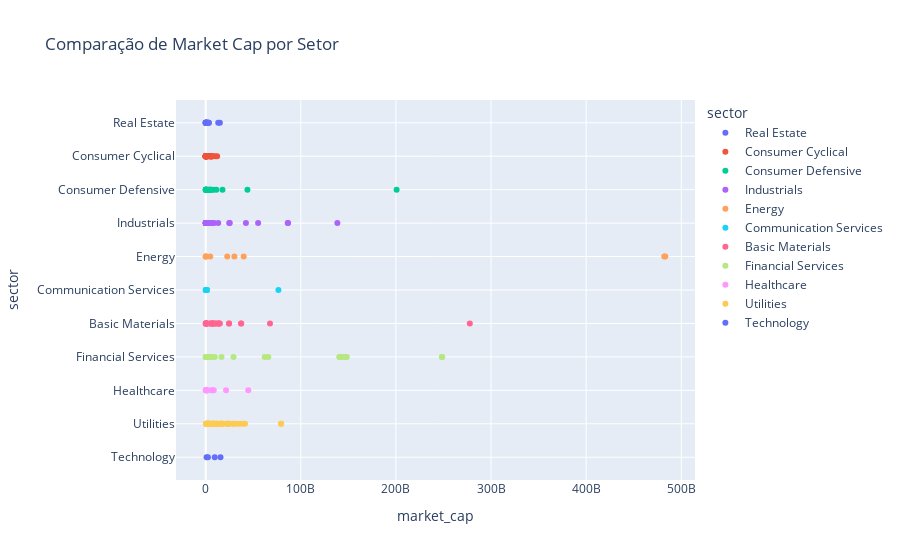

The code cell stored with this chart in its notebook:
### Markdown cell above
#### Comparação de Capitalização de Mercado (Market Cap)

### Code cell
df = df_fundamentals_book.sort_values(by = ["market_cap"], ascending=True)

# Gráfico de dispersão de Market Cap vs. setor
fig = px.scatter(data_frame=df, x="market_cap", y="sector", title="Comparação de Market Cap por Setor", hover_name="long_name", color="sector")
fig.show()

### Figure 1 — Plotly figure (JSON) as saved in the notebook; plotly's stock layout.template omitted (floating-point values rounded to 4 significant figures)
{"data": [{"hovertemplate": "<b>%{hovertext}</b><br><br>sector=%{y}<br>market_cap=%{x}<extra></extra>", "hovertext": ["Corrêa Ribeiro S.A. Comércio e Indústria", "PDG Realty S.A. Empreendimentos e Participações", "General Shopping e Outlets do Brasil S.A.", "João Fortes Engenharia S.A.", "BR Properties S.A.", "Viver Incorporadora e Construtora S.A.", "RNI Negócios Imobiliários S.A.", "Tecnisa S.A.", "LPS Brasil - Consultoria de Imóveis S.A.", "Companhia Habitasul de Participações", "Helbor Empreendimentos S.A.", "Trisul S.A.", "Even Construtora e Incorporadora S.A.", "São Carlos Empreendimentos e Participações S.A.", "Construtora Tenda S.A.", "LOG Commercial Properties e Participações S.A.", "JHSF Participações S.A.", "Direcional Engenharia S.A.", "EZTEC Empreendimentos e Participações S.A.", "Aliansce Sonae Shopping Centers S.A.", "Multiplan Empreendimentos Imobiliários S.A."], "legendgroup": "Real Estate", "marker": {"color": "#636efa", "symbol": "circle"}, "mode": "markers", "name": "Real Estate", "orientation": "h", "showlegend": true, "type": "scatter", "x": [1257716, 7766361, 27192430, 46289760, 60919544, 81920688, 187803792, 216440448, 284186144, 303466816, 329081120, 839540928, 1302789760, 1336341248, 1390781440, 2086305536, 2898134528, 3061864448, 3330784000, 13172117504, 14910628864], "xaxis": "x", "y": ["Real Estate", "Real Estate", "Real Estate", "Real Estate", "Real Estate", "Real Estate", "Real Estate", "Real Estate", "Real Estate", "Real Estate", "Real Estate", "Real Estate", "Real Estate", "Real Estate", "Real Estate", "Real Estate", "Real Estate", "Real Estate", "Real Estate", "Real Estate", "Real Estate"], "yaxis": "y"}, {"hovertemplate": "<b>%{hovertext}</b><br><br>sector=%{y}<br>market_cap=%{x}<extra></extra>", "hovertext": ["Teka Tecelagem Kuehnrich S.A.", "Saraiva Livreiros S.A. - em Recuperação Judicial", "Saraiva Livreiros S.A. - em Recuperação Judicial", "Wetzel S.A.", "Têxtil Renauxview S.A.", "Hotéis Othon S.A.", "Sansuy S.A.", "Karsten S.A.", "Springs Global Participações S.A.", "Companhia Tecidos Santanense Ltda.", "Companhia Tecidos Santanense Ltda.", "Manufatura de Brinquedos Estrela S.A.", "Rossi Residencial S.A.", "Plascar Participações Industriais S.A.", "São Paulo Turismo S.A.", "Bicicletas Monark S.A.", "T4F Entretenimento S.A.", "Companhia de Tecidos Norte de Minas", "Companhia de Fiação e Tecidos Cedro e Cachoeira S.A.", "Marisa Lojas S.A.", "Companhia de Tecidos Norte de Minas", "Companhia de Fiação e Tecidos Cedro e Cachoeira S.A.", "Unicasa Indústria de Móveis S.A.", "Metalúrgica Riosulense S.A.", "Metalfrio Solutions S.A.", "Technos S.A.", "Gafisa S.A.", "International Meal Company Alimentação S.A.", "Pettenati S.A. Industria Têxtil", "Döhler S.A.", "Grazziotin S.A.", "Grazziotin S.A.", "WLM Participações e Comércio de Máquinas e Veículos S.A.", "WLM Participações e Comércio de Máquinas e Veículos S.A.", "Schulz S.A.", "C&A Modas S.A.", "Iochpe-Maxion S.A.", "Guararapes Confecções S.A.", "Irani Papel e Embalagem S.A.", "Fras-le S.A.", "Vulcabras S.A.", "MRV Engenharia e Participações S.A.", "MAHLE Metal Leve S.A.", "Alpargatas S.A.", "Alpargatas S.A.", "Grendene S.A.", "Vivara Participações S.A.", "Whirlpool S.A.", "Whirlpool S.A.", "Arezzo Indústria e Comércio S.A.", "Cyrela Brazil Realty S.A. Empreendimentos e Participações", "Magazine Luiza S.A.", "Lojas Renner S.A."], "legendgroup": "Consumer Cyclical", "marker": {"color": "#EF553B", "symbol": "circle"}, "mode": "markers", "name": "Consumer Cyclical", "orientation": "h", "showlegend": true, "type": "scatter", "x": [3989355, 16496254, 16496320, 20502852, 20811876, 21551958, 36401880, 44914096, 51000000, 52905272, 55520964, 63563500, 79414696, 90953928, 136803200, 140972496, 145611216, 152200400, 153534064, 155545632, 156475984, 156522720, 161911680, 187640544, 209444256, 230964480, 373041088, 465272096, 481933600, 503045056, 508446624, 512300672, 1198471296, 1208787584, 1557954688, 1589094016, 1756656256, 2346225664, 2804641280, 4037281792, 4500954112, 4877891072, 5241086464, 5309792768, 5350757888, 5692610560, 6171674112, 6320864768, 6380489728, 6733074432, 7164740608, 9836328960, 12011905024], "xaxis": "x", "y": ["Consumer Cyclical", "Consumer Cyclical", "Consumer Cyclical", "Consumer Cyclical", "Consumer Cyclical", "Consumer Cyclical", "Consumer Cyclical", "Consumer Cyclical", "Consumer Cyclical", "Consumer Cyclical", "Consumer Cyclical", "Consumer Cyclical", "Consumer Cyclical", "Consumer Cyclical", "Consumer Cyclical", "Consumer Cyclical", "Consumer Cyclical", "Consumer Cyclical", "Consumer Cyclical", "Consumer Cyclical", "Consumer Cyclical", "Consumer Cyclical", "Consumer Cyclical", "Consumer Cyclical", "Consumer Cyclical", "Consumer Cyclical", "Consumer Cyclical", "Consumer Cyclical", "Consumer Cyclical", "Consumer Cyclical", "Consumer Cyclical", "Consumer Cyclical", "Consumer Cyclical", "Consumer Cyclical", "Consumer Cyclical", "Consumer Cyclical", "Consumer Cyclical", "Consumer Cyclical", "Consumer Cyclical", "Consumer Cyclical", "Consumer Cyclical", "Consumer Cyclical", "Consumer Cyclical", "Consumer Cyclical", "Consumer Cyclical", "Consumer Cyclical", "Consumer Cyclical", "Consumer Cyclical", "Consumer Cyclical", "Consumer Cyclical", "Consumer Cyclical", "Consumer Cyclical", "Consumer Cyclical"], "yaxis": "y"}, {"hovertemplate": "<b>%{hovertext}</b><br><br>sector=%{y}<br>market_cap=%{x}<extra></extra>", "hovertext": ["Pomifrutas S/A", "Minupar Participações S.A.", "Mundial S.A. - Produtos de Consumo", "Excelsior Alimentos S.A.", "Bombril S.A.", "JOSAPAR Joaquim Oliveira S.A. Participações", "JOSAPAR Joaquim Oliveira S.A. Participações", "Bahema Educação S.A.", "Ser Educacional S.A.", "Ânima Holding S.A.", "BrasilAgro - Companhia Brasileira de Propriedades Agrícolas", "Camil Alimentos S.A.", "Minerva S.A.", "Cogna Educação S.A.", "Yduqs Participações S.A.", "Marfrig Global Foods S.A.", "SLC Agrícola S.A.", "M. Dias Branco S.A. Indústria e Comércio de Alimentos", "BRF S.A.", "JBS S.A.", "Ambev S.A."], "legendgroup": "Consumer Defensive", "marker": {"color": "#00cc96", "symbol": "circle"}, "mode": "markers", "name": "Consumer Defensive", "orientation": "h", "showlegend": true, "type": "scatter", "x": [4723303, 110050000, 113560184, 168408064, 183112064, 219471008, 223911136, 224320096, 795676992, 1045328768, 2466479872, 2472892672, 4395139584, 4717238272, 5428269056, 5979106816, 8261400064, 11226528768, 17676288000, 43874414592, 200723251200], "xaxis": "x", "y": ["Consumer Defensive", "Consumer Defensive", "Consumer Defensive", "Consumer Defensive", "Consumer Defensive", "Consumer Defensive", "Consumer Defensive", "Consumer Defensive", "Consumer Defensive", "Consumer Defensive", "Consumer Defensive", "Consumer Defensive", "Consumer Defensive", "Consumer Defensive", "Consumer Defensive", "Consumer Defensive", "Consumer Defensive", "Consumer Defensive", "Consumer Defensive", "Consumer Defensive", "Consumer Defensive"], "yaxis": "y"}, {"hovertemplate": "<b>%{hovertext}</b><br><br>sector=%{y}<br>market_cap=%{x}<extra></extra>", "hovertext": ["Bardella S.A. Indústrias Mecânicas", "HAGA S/A Indústria e Comércio", "HAGA S/A Indústria e Comércio", "Sondotécnica Engenharia de Solos S.A.", "Sondotécnica Engenharia de Solos S.A.", "Recrusul S/A", "Recrusul S/A", "Inepar S.A. Indústria e Construções", "Triunfo Participações e Investimentos S.A.", "Inepar S.A. Indústria e Construções", "Electro Aço Altona S.A.", "Electro Aço Altona S.A.", "Azevedo & Travassos S.A.", "Azevedo & Travassos S.A.", "Trevisa Investimentos S.A.", "Eternit S.A.", "METISA Metalúrgica Timboense S.A.", "Alfa Holdings S.A.", "Alfa Holdings S.A.", "Alfa Holdings S.A.", "PBG S.A.", "Eucatex S.A. Indústria e Comércio", "Valid Soluções S.A.", "Tegma Gestão Logística S.A.", "Kepler Weber S.A.", "Taurus Armas S.A.", "Taurus Armas S.A.", "JSL S.A.", "Mills Locação, Serviços e Logística S.A.", "Movida Participações S.A.", "Randon S.A. Implementos e Participações", "Randon S.A. Implementos e Participações", "Tupy S.A.", "Log-In Logística Intermodal S.A.", "Azul S.A.", "EcoRodovias Infraestrutura e Logística S.A.", "Marcopolo S.A.", "Marcopolo S.A.", "Santos Brasil Participações S.A.", "Vamos Locação de Caminhões, Máquinas e Equipamentos S.A.", "Embraer S.A.", "CCR S.A.", "Gol Linhas Aéreas Inteligentes S.A.", "Rumo S.A.", "Localiza Rent a Car S.A.", "Itaúsa S.A.", "Itaúsa S.A.", "WEG S.A."], "legendgroup": "Industrials", "marker": {"color": "#ab63fa", "symbol": "circle"}, "mode": "markers", "name": "Industrials", "orientation": "h", "showlegend": true, "type": "scatter", "x": [15310800, 19438612, 20559026, 79741888, 79742008, 151349696, 152651808, 164349440, 167867440, 169668192, 175612256, 175612800, 182877856, 185681936, 197064000, 482044896, 557242432, 658136704, 658136896, 658137152, 683786944, 1191588864, 1319713152, 1620751104, 1877191168, 1948464512, 1949551104, 2478299904, 2593709824, 3258130176, 3491539456, 3589678336, 3691278592, 4030387456, 4644069376, 5161507840, 5625887232, 5756318208, 6636825088, 8771439616, 13157277696, 24747610112, 25280712704, 42288824320, 55088152576, 86270910464, 86580977664, 138442588160], "xaxis": "x", "y": ["Industrials", "Industrials", "Industrials", "Industrials", "Industrials", "Industrials", "Industrials", "Industrials", "Industrials", "Industrials", "Industrials", "Industrials", "Industrials", "Industrials", "Industrials", "Industrials", "Industrials", "Industrials", "Industrials", "Industrials", "Industrials", "Industrials", "Industrials", "Industrials", "Industrials", "Industrials", "Industrials", "Industrials", "Industrials", "Industrials", "Industrials", "Industrials", "Industrials", "Industrials", "Industrials", "Industrials", "Industrials", "Industrials", "Industrials", "Industrials", "Industrials", "Industrials", "Industrials", "Industrials", "Industrials", "Industrials", "Industrials", "Industrials"], "yaxis": "y"}, {"hovertemplate": "<b>%{hovertext}</b><br><br>sector=%{y}<br>market_cap=%{x}<extra></extra>", "hovertext": ["OSX Brasil S.A.", "Lupatech S.A.", "Refinaria de Petróleos de Manguinhos S.A.", "Enauta Participações S.A.", "Ultrapar Participações S.A.", "Cosan S.A.", "Prio S.A.", "Petróleo Brasileiro S.A. - Petrobras", "Petróleo Brasileiro S.A. - Petrobras"], "legendgroup": "Energy", "marker": {"color": "#FFA15A", "symbol": "circle"}, "mode": "markers", "name": "Energy", "orientation": "h", "showlegend": true, "type": "scatter", "x": [21217788, 89957152, 147551792, 4763628032, 22626795520, 30141450240, 39955214336, 482103689216, 483211870208], "xaxis": "x", "y": ["Energy", "Energy", "Energy", "Energy", "Energy", "Energy", "Energy", "Energy", "Energy"], "yaxis": "y"}, {"hovertemplate": "<b>%{hovertext}</b><br><br>sector=%{y}<br>market_cap=%{x}<extra></extra>", "hovertext": ["Atom Empreendimentos e Participações S.A.", "DTCOM - Direct to Company S.A.", "Oi S.A.", "Oi S.A.", "Telecomunicações Brasileiras S.A. - Telebras", "Telecomunicações Brasileiras S.A. - Telebras", "Telefônica Brasil S.A."], "legendgroup": "Communication Services", "marker": {"color": "#19d3f3", "symbol": "circle"}, "mode": "markers", "name": "Communication Services", "orientation": "h", "showlegend": true, "type": "scatter", "x": [46657604, 56323364, 387401472, 395913408, 1322819328, 1347408000, 76450242560], "xaxis": "x", "y": ["Communication Services", "Communication Services", "Communication Services", "Communication Services", "Communication Services", "Communication Services", "Communication Services"], "yaxis": "y"}, {"hovertemplate": "<b>%{hovertext}</b><br><br>sector=%{y}<br>market_cap=%{x}<extra></extra>", "hovertext": ["Nutriplant Indústria e Comércio S/A", "Mangels Industrial S.A.", "Paranapanema S.A.", "Companhia Melhoramentos de São Paulo", "Fertilizantes Heringer S.A.", "Panatlântica S.A.", "Panatlântica S.A.", "Tronox Pigmentos do Brasil S.A.", "Tronox Pigmentos do Brasil S.A.", "Cia de Ferro Ligas da Bahia S.A. - FERBASA", "Cia de Ferro Ligas da Bahia S.A. - FERBASA", "Unipar Carbocloro S.A.", "Unipar Carbocloro S.A.", "Usinas Siderúrgicas de Minas Gerais S.A.", "Unipar Carbocloro S.A.", "Usinas Siderúrgicas de Minas Gerais S.A.", "Usinas Siderúrgicas de Minas Gerais S.A.", "Metalurgica Gerdau S.A.", "Metalurgica Gerdau S.A.", "São Martinho S.A.", "Braskem S.A.", "Braskem S.A.", "Companhia Siderúrgica Nacional", "Klabin S.A.", "Klabin S.A.", "Gerdau S.A.", "Gerdau S.A.", "Suzano S.A.", "Vale S.A."], "legendgroup": "Basic Materials", "marker": {"color": "#FF6692", "symbol": "circle"}, "mode": "markers", "name": "Basic Materials", "orientation": "h", "showlegend": true, "type": "scatter", "x": [51477928, 58489368, 184026160, 260454096, 382386816, 640873216, 640873344, 1205459840, 1223688320, 4473836544, 4532171776, 7288899072, 7300823040, 7311038976, 7355538432, 7372061696, 7435575296, 10443283456, 10576931840, 13027164160, 14039796736, 14096206848, 14891990016, 24535351296, 24590139392, 37196414976, 37311086592, 67600621568, 277694742528], "xaxis": "x", "y": ["Basic Materials", "Basic Materials", "Basic Materials", "Basic Materials", "Basic Materials", "Basic Materials", "Basic Materials", "Basic Materials", "Basic Materials", "Basic Materials", "Basic Materials", "Basic Materials", "Basic Materials", "Basic Materials", "Basic Materials", "Basic Materials", "Basic Materials", "Basic Materials", "Basic Materials", "Basic Materials", "Basic Materials", "Basic Materials", "Basic Materials", "Basic Materials", "Basic Materials", "Basic Materials", "Basic Materials", "Basic Materials", "Basic Materials"], "yaxis": "y"}, {"hovertemplate": "<b>%{hovertext}</b><br><br>sector=%{y}<br>market_cap=%{x}<extra></extra>", "hovertext": ["Creditaqui Financeira S.A. - Crédito, Financiamento e Investimento", "Banco Mercantil de Investimentos S.A.", "Banco Mercantil de Investimentos S.A.", "Banco do Estado de Sergipe S.A.", "Banco do Estado de Sergipe S.A.", "Financeira Alfa S.A. - Crédito, Financiamento e Investimentos", "Financeira Alfa S.A. - Crédito, Financiamento e Investimentos", "Alper Consultoria e Corretora de Seguros S.A.", "Companhia de Participações Aliança da Bahia", "Companhia de Participações Aliança da Bahia", "Banco Pine S.A.", "Consórcio Alfa de Administração S.A.", "Banco Alfa de Investimento S.A.", "Banco Alfa de Investimento S.A.", "Banco Mercantil do Brasil S.A.", "Banco Mercantil do Brasil S.A.", "Banco BMG S.A.", "Banestes S.A - Banco do Estado do Espírito Santo", "Banestes S.A - Banco do Estado do Espírito Santo", "IRB-Brasil Resseguros S.A.", "Banco ABC Brasil S.A.", "Banco da Amazônia S.A.", "Banco do Estado do Rio Grande do Sul S.A.", "BRB - Banco de Brasília S.A.", "Banco do Estado do Rio Grande do Sul S.A.", "Banco do Estado do Rio Grande do Sul S.A.", "Banco do Nordeste do Brasil S.A.", "Banco Pan S.A.", "Porto Seguro S.A.", "Hapvida Participações e Investimentos S.A.", "BB Seguridade Participações S.A.", "B3 S.A. - Brasil, Bolsa, Balcão", "Banco do Brasil S.A.", "Banco Bradesco S.A.", "Banco Bradesco S.A.", "Banco Bradesco S.A.", "Banco BTG Pactual S.A.", "Banco BTG Pactual S.A.", "Itaú Unibanco Holding S.A.", "Itaú Unibanco Holding S.A."], "legendgroup": "Financial Services", "marker": {"color": "#B6E880", "symbol": "circle"}, "mode": "markers", "name": "Financial Services", "orientation": "h", "showlegend": true, "type": "scatter", "x": [56065948, 109787296, 109787336, 421757152, 422871712, 575433600, 584677504, 634358080, 693272000, 693272704, 714344896, 806022784, 934549504, 934549568, 1342484096, 1342777728, 1375971968, 2776050688, 2804042496, 3363574528, 4265434112, 4318731264, 4495181824, 4542083072, 4650328576, 4668561920, 7730249728, 9471067136, 16636312576, 29230929920, 61997244416, 65814421504, 140405981184, 142178648064, 142178648064, 142338834432, 145972494336, 148326612992, 248204820480, 248683167744], "xaxis": "x", "y": ["Financial Services", "Financial Services", "Financial Services", "Financial Services", "Financial Services", "Financial Services", "Financial Services", "Financial Services", "Financial Services", "Financial Services", "Financial Services", "Financial Services", "Financial Services", "Financial Services", "Financial Services", "Financial Services", "Financial Services", "Financial Services", "Financial Services", "Financial Services", "Financial Services", "Financial Services", "Financial Services", "Financial Services", "Financial Services", "Financial Services", "Financial Services", "Financial Services", "Financial Services", "Financial Services", "Financial Services", "Financial Services", "Financial Services", "Financial Services", "Financial Services", "Financial Services", "Financial Services", "Financial Services", "Financial Services", "Financial Services"], "yaxis": "y"}, {"hovertemplate": "<b>%{hovertext}</b><br><br>sector=%{y}<br>market_cap=%{x}<extra></extra>", "hovertext": ["Baumer S.A.", "Baumer S.A.", "Biomm S.A.", "Profarma Distribuidora de Produtos Farmacêuticos S.A.", "Qualicorp Consultoria e Corretora de Seguros S.A.", "Ouro Fino Saúde Animal Participações S.A.", "Centro de Imagem Diagnósticos S.A.", "Dimed S.A. Distribuidora de Medicamentos", "Odontoprev S.A.", "Diagnósticos da América S.A.", "Fleury S.A.", "Hypera S.A.", "Raia Drogasil S.A."], "legendgroup": "Healthcare", "marker": {"color": "#FF97FF", "symbol": "circle"}, "mode": "markers", "name": "Healthcare", "orientation": "h", "showlegend": true, "type": "scatter", "x": [102733000, 102733184, 433918464, 443851808, 894874176, 1067824576, 1144195200, 1630145536, 5895132160, 7432251904, 8453621248, 21396359168, 44745318400], "xaxis": "x", "y": ["Healthcare", "Healthcare", "Healthcare", "Healthcare", "Healthcare", "Healthcare", "Healthcare", "Healthcare", "Healthcare", "Healthcare", "Healthcare", "Healthcare", "Healthcare"], "yaxis": "y"}, {"hovertemplate": "<b>%{hovertext}</b><br><br>sector=%{y}<br>market_cap=%{x}<extra></extra>", "hovertext": ["Renova Energia S.A.", "Renova Energia S.A.", "Afluente Transmissão de Energia Elétrica S.A.", "Companhia Energética do Ceará - COELCE", "Companhia Energética de Brasília - CEB", "Empresa Metropolitana de Águas e Energia S.A.", "Light S.A.", "Centrais Elétricas de Santa Catarina S.A.", "Rio Paranapanema Energia S.A.", "Rio Paranapanema Energia S.A.", "Companhia Estadual de Distribuição de Energia Elétrica", "Companhia Energética do Ceará - COELCE", "Companhia CELG de Participações S/A", "Ampla Energia e Serviços S.A.", "Companhia Energética do Rio Grande do Norte - COSERN", "Companhia de Saneamento de Minas Gerais", "Elektro Redes S.A.", "Companhia de Saneamento do Paraná - SANEPAR", "Companhia de Saneamento do Paraná - SANEPAR", "Alupar Investimento S.A.", "Alupar Investimento S.A.", "Companhia de Eletricidade do Estado da Bahia - COELBA", "Companhia de Eletricidade do Estado da Bahia - COELBA", "Transmissora Aliança de Energia Elétrica S.A.", "Transmissora Aliança de Energia Elétrica S.A.", "Rede Energia Participações S.A.", "Energisa Mato Grosso - Distribuidora de Energia S/A", "Energisa Mato Grosso - Distribuidora de Energia S/A", "Companhia de Gás de São Paulo - COMGÁS", "Companhia de Gás de São Paulo - COMGÁS", "CTEEP - Companhia de Transmissão de Energia Elétrica Paulista S.A.", "CTEEP - Companhia de Transmissão de Energia Elétrica Paulista S.A.", "Eneva S.A.", "Neoenergia S.A.", "Energisa S.A.", "Energisa S.A.", "Companhia Paranaense de Energia - COPEL", "Companhia Paranaense de Energia - COPEL", "Companhia Energética de Minas Gerais - CEMIG", "Companhia Energética de Minas Gerais - CEMIG", "Engie Brasil Energia S.A.", "Equatorial Energia S.A.", "CPFL Energia S.A.", "Companhia de Saneamento Básico do Estado de São Paulo - SABESP", "Centrais Elétricas Brasileiras S.A. - Eletrobrás", "Centrais Elétricas Brasileiras S.A. - Eletrobrás"], "legendgroup": "Utilities", "marker": {"color": "#FECB52", "symbol": "circle"}, "mode": "markers", "name": "Utilities", "orientation": "h", "showlegend": true, "type": "scatter", "x": [270645856, 275701792, 467457632, 1171921920, 1210759296, 1363416192, 2060229248, 2365984512, 2451802624, 2451803904, 2522244864, 3564217344, 3585442304, 3603150080, 4493201408, 6309571584, 6908623872, 6987896320, 7046396416, 8664131584, 8718682112, 9834970112, 9837624320, 11747410944, 11768992768, 12092133376, 13998147584, 13998164992, 16100827136, 16122240000, 16751752192, 16833420288, 17662484480, 22037614592, 22071320576, 22939998208, 24617598976, 25067333632, 29058779136, 29142990848, 33004288000, 36009828352, 38842347520, 41393369088, 79280832512, 79292628992], "xaxis": "x", "y": ["Utilities", "Utilities", "Utilities", "Utilities", "Utilities", "Utilities", "Utilities", "Utilities", "Utilities", "Utilities", "Utilities", "Utilities", "Utilities", "Utilities", "Utilities", "Utilities", "Utilities", "Utilities", "Utilities", "Utilities", "Utilities", "Utilities", "Utilities", "Utilities", "Utilities", "Utilities", "Utilities", "Utilities", "Utilities", "Utilities", "Utilities", "Utilities", "Utilities", "Utilities", "Utilities", "Utilities", "Utilities", "Utilities", "Utilities", "Utilities", "Utilities", "Utilities", "Utilities", "Utilities", "Utilities", "Utilities"], "yaxis": "y"}, {"hovertemplate": "<b>%{hovertext}</b><br><br>sector=%{y}<br>market_cap=%{x}<extra></extra>", "hovertext": ["Positivo Tecnologia S.A.", "Sinqia S.A.", "Cielo S.A.", "TOTVS S.A."], "legendgroup": "Technology", "marker": {"color": "#636efa", "symbol": "circle"}, "mode": "markers", "name": "Technology", "orientation": "h", "showlegend": true, "type": "scatter", "x": [930436608, 2341047552, 9483689984, 15578039296], "xaxis": "x", "y": ["Technology", "Technology", "Technology", "Technology"], "yaxis": "y"}], "layout": {"legend": {"title": {"text": "sector"}, "tracegroupgap": 0}, "title": {"text": "Comparação de Market Cap por Setor"}, "xaxis": {"anchor": "y", "domain": [0, 1], "title": {"text": "market_cap"}}, "yaxis": {"anchor": "x", "categoryarray": ["Technology", "Utilities", "Healthcare", "Financial Services", "Basic Materials", "Communication Services", "Energy", "Industrials", "Consumer Defensive", "Consumer Cyclical", "Real Estate"], "categoryorder": "array", "domain": [0, 1], "title": {"text": "sector"}}}}
